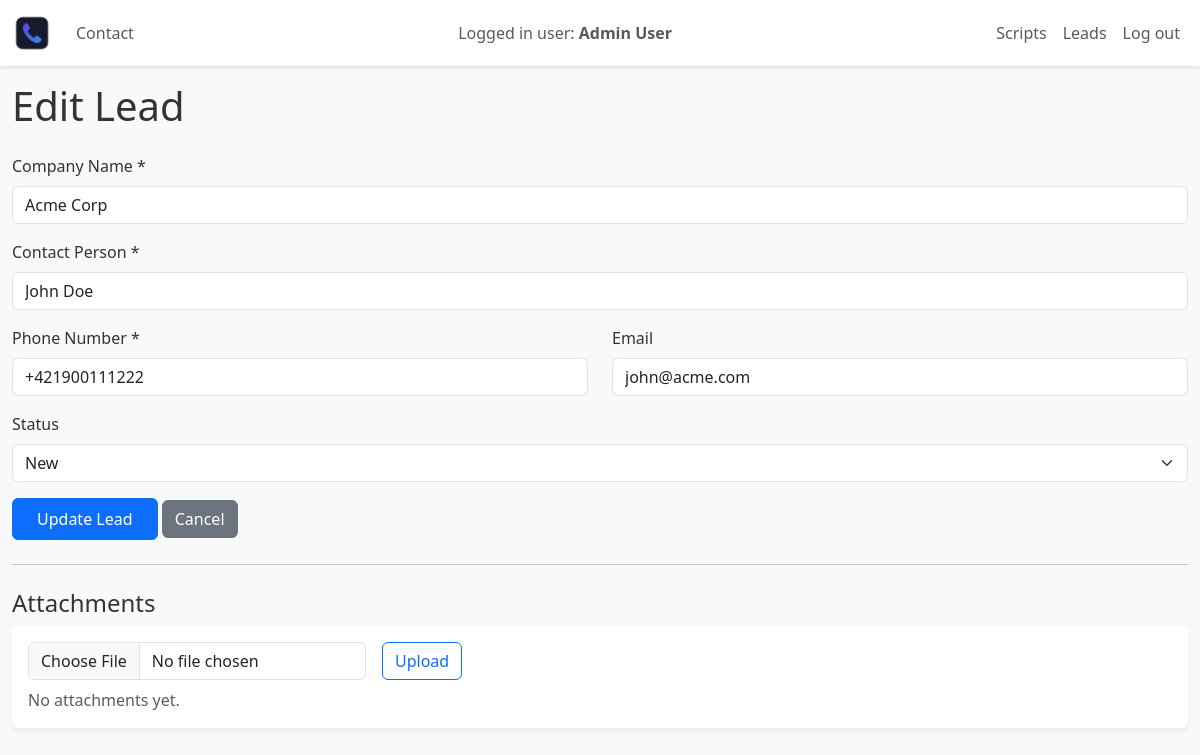
The app's page /?c=lead&a=edit&id=1 (signed in) with its own data.
### tables this page shows
CREATE TABLE `leads` (
  `id` int(11) NOT NULL AUTO_INCREMENT,
  `company` varchar(255) NOT NULL,
  `contact_name` varchar(255) NOT NULL,
  `email` varchar(255) DEFAULT NULL,
  `phone` varchar(50) NOT NULL,
  `status` enum('new','contacted','interested','closed_lost','closed_won') NOT NULL DEFAULT 'new',
  `owner_id` int(11) DEFAULT NULL,
  `created_at` datetime NOT NULL DEFAULT CURRENT_TIMESTAMP,
  `updated_at` datetime NOT NULL DEFAULT CURRENT_TIMESTAMP ON UPDATE CURRENT_TIMESTAMP,
  PRIMARY KEY (`id`),
  KEY `owner_id` (`owner_id`),
  CONSTRAINT `leads_ibfk_1` FOREIGN KEY (`owner_id`) REFERENCES `users` (`id`) ON DELETE SET NULL
);

### Framework/Http/Responses/Response.php (called while the page is built, shortened)
<?php
abstract class Response
{
    public function send(): void
    {
        $this->generate();
    }
}

### public/index.php (called while the page is built, shortened)
<?php
require __DIR__ . '/../Framework/ClassLoader.php';
try {
    $app = new App();
    $app->run();
} catch (Exception $e) {
    die('An error occurred: ' . $e->getMessage());
}

### Framework/Support/LinkGenerator.php (called while the page is built, shortened)
<?php
class LinkGenerator
{
    private Request $request;
    public function __construct(Request $request, Router $router)
    {
        $this->request = $request;
    }
    public function url(
        string|array $destination,
        array $parameters = [],
        bool $absolute = false,
        bool $appendParameters = false
    ): string {
        list($controller, $action) = explode(".", $destination);
        $args = $appendParameters ? $this->request->get() : [];
        $args = ["c" => lcfirst($controller), "a" => $action != "index" ? $action : null] + $parameters + $args;
        $basePath = $absolute ? $this->request->getBaseUrl() : "";
        return $basePath . "?" . http_build_query($args);
    }
}

### Framework/ClassLoader.php (called while the page is built, shortened)
<?php
class ClassLoader
{
    public static function Boot(): void
    {
        spl_autoload_register(function ($class_name) {
            $baseDir = realpath(dirname(__DIR__));
            $relativePath = str_replace('\\', DIRECTORY_SEPARATOR, ltrim($class_name, '\\')) . '.php';
            $file = $baseDir . DIRECTORY_SEPARATOR . $relativePath;
        });
    }
}

### Framework/Http/Request.php (called while the page is built, shortened)
<?php
class Request
{
    private array $get;
    private array $post;
    public function __construct()
    {
        $this->get = $_GET;
        $this->post = $_POST;
    }
    public function get(?string $key = null): mixed
    {
        return $key === null ? $this->get : ($this->get[$key] ?? null);
    }
    public function post(?string $key = null): mixed
    {
        return $key === null ? $this->post : ($this->post[$key] ?? null);
    }
    public function value(string $key): mixed
    {
        return $this->post($key) ?? $this->get($key);
    }
}

### App/Controllers/LeadController.php (called while the page is built, shortened)
<?php
class LeadController extends SecureController
{
    public function edit(Request $request): Response
    {
        $id = $request->value('id');
        $lead = Lead::getOne($id);
        return $this->html(compact('lead', 'attachments'));
    }
}

### Framework/Core/Model.php (called while the page is built, shortened)
<?php
abstract class Model implements \JsonSerializable
{
    protected static ?string $tableName = null;
    protected static array $columnsMap = [];
    private static array $dbColumns = [];
    private static IDbConvention $dbConventions;
    protected static function getTableName(): string
    {
        if (!empty(static::$tableName)) {
            return static::$tableName;
        }
        return self::getConventions()->getTableName(get_called_class());
    }
    protected static function getPkColumnName(): string
    {
        return self::getConventions()->getPkColumnName(get_called_class());
    }
    protected static function getColumnsMap(): array
    {
        return static::$columnsMap ?? [];
    }
    public static function getOne(mixed $id): ?static
    {
        try {
            $sql = "SELECT " . static::getDBColumnNamesList() . " FROM `" . static::getTableName() . "` WHERE `" .
                static::getPkColumnName() . "`=?";
            $stmt = Connection::getInstance()->prepare($sql);
            $stmt->setFetchMode(PDO::FETCH_CLASS | PDO::FETCH_PROPS_LATE, static::class);
            $stmt->execute([$id]);
            $model = $stmt->fetch() ?: null;
            if ($model !== null) {
                $model->_dbId = $model->getIdValue();
                $model->_resultSet = new ResultSet([$model]);
            }
            return $model;
        } catch (PDOException $exception) {
            throw new Exception('Query failed: ' . $exception->getMessage(), 0, $exception);
        }
    }
    private static function getDbColumns(): array
    {
        try {
            $sql = "DESCRIBE " . static::getTableName();
            $stmt = Connection::getInstance()->prepare($sql);
            $stmt->execute([]);
            self::$dbColumns[static::class] = array_column($stmt->fetchAll(), 'Field');
            return self::$dbColumns[static::class];
        } catch (PDOException $exception) {
            throw new Exception('Query failed: ' . $exception->getMessage(), 0, $exception);
        }
    }
    private function getIdValue(): mixed
    {
        $pk = static::getPkColumnName();
        $prop = static::toPropertyName($pk);
        return isset($this->{$prop}) ? $this->{$prop} : null;
    }
    private static function getModelProperties(): array
    {
        $reflection = new \ReflectionClass(static::class);
        $properties = [];
        foreach ($reflection->getProperties() as $property) {
            $propertyName = $property->getName();
            if ($property->isStatic()) {
                continue;
            }
            $properties[$propertyName] = true;
        }
        return $properties;
    }
    private static function getDBColumnNamesList(): string
    {
        $dbColumns = [];
        foreach (static::getDbColumns() as $columnName) {
            $propertyName = static::toPropertyName($columnName);
            if ($propertyName != $columnName) {
                $dbColumns[] = "`$columnName` AS {$propertyName}";
            } else {
                $dbColumns[] = $columnName;
            }
        }
        return implode(', ', $dbColumns);
    }
    private static function toPropertyName(string $columnName): string
    {
        $customMapping = static::getColumnsMap();
        if (isset($customMapping[$columnName])) {
            return $customMapping[$columnName];
        } else {
            return static::getConventions()->toPropertyName($columnName);
        }
    }
    private static function getConventions(): IDbConvention
    {
        if (!isset(static::$dbConventions)) {
            static::$dbConventions = new (Configuration::DB_CONVENTIONS_CLASS)();
        }
        return static::$dbConventions;
    }
}

### Framework/DB/Connection.php (called while the page is built, shortened)
<?php
class Connection
{
    private static ?Connection $instance = null;
    private PDO $db;
    public function __construct(PDO $db)
    {
        $this->db = $db;
    }
    public static function getInstance(): Connection
    {
        try {
            if (self::$instance == null) {
                $db = new PDO(
                    'mysql:dbname=' . Configuration::DB_NAME . ';host=' . Configuration::DB_HOST,
                    Configuration::DB_USER,
                    Configuration::DB_PASS
                );
                $db->setAttribute(PDO::ATTR_ERRMODE, PDO::ERRMODE_EXCEPTION);
                $db->setAttribute(PDO::ATTR_EMULATE_PREPARES, true);
                self::$instance = new self($db);
            }
            return self::$instance;
        } catch (PDOException $e) {
            throw new Exception('Connection failed: ' . $e->getMessage());
        }
    }
    public function prepare(string $sql): DebugStatement
    {
        try {
            return new DebugStatement($this->db->prepare($sql));
        } catch (PDOException $e) {
            throw new Exception('Prepare failed: ' . $e->getMessage());
        }
    }
}

### Framework/DB/DebugStatement.php (called while the page is built, shortened)
<?php
class DebugStatement
{
    private PDOStatementAlias $stmt;
    public function __construct($stmt)
    {
        $this->stmt = $stmt;
    }
    public function execute(?array $params = null): bool
    {
        $result = $this->stmt->execute($params);
        $this->stmt->debugDumpParams();
        return $result;
    }
    public function __call(string $name, array $arguments): mixed
    {
        return $this->stmt->{$name}(...$arguments);
    }
}

### Framework/DB/DefaultConventions.php (called while the page is built, shortened)
<?php
class DefaultConventions implements IDbConvention
{
    public function getPkColumnName(string $className): string
    {
        return 'id';
    }
    public function toPropertyName(string $columnName): string
    {
        return $columnName;
    }
}

### App/Models/Lead.php (called while the page is built, shortened)
<?php
class Lead extends Model
{
    public static function getStatuses(): array
    {
        return [
            self::STATUS_NEW,
            self::STATUS_CONTACTED,
            self::STATUS_INTERESTED,
            self::STATUS_CLOSED_LOST,
            self::STATUS_CLOSED_WON
        ];
    }
}

### App/Views/Lead/edit.view.php (the view, shortened to what this page needs)
<h1>Edit Lead</h1>
<form action="<?= $link->url('lead.update') ?>" method="POST" class="mt-4">
    <div class="mb-3">
        <label for="company" class="form-label">Company Name *</label>
        <input type="text" class="form-control" id="company" name="company" value="<?= htmlspecialchars($lead->company) ?>" required>
    </div>
    <div class="mb-3">
        <label for="contact_name" class="form-label">Contact Person *</label>
        <input type="text" class="form-control" id="contact_name" name="contact_name" value="<?= htmlspecialchars($lead->contact_name) ?>" required>
    </div>
    <div class="row">
        <div class="col-md-6 mb-3">
            <label for="phone" class="form-label">Phone Number *</label>
            <input type="tel" class="form-control" id="phone" name="phone" value="<?= htmlspecialchars($lead->phone) ?>" required>
        </div>
        <div class="col-md-6 mb-3">
            <label for="email" class="form-label">Email</label>
            <input type="email" class="form-control" id="email" name="email" value="<?= htmlspecialchars($lead->email ?? '') ?>">
        </div>
    </div>
    <div class="mb-3">
        <label for="status" class="form-label">Status</label>
        <select class="form-select" id="status" name="status">
            <?php foreach (Lead::getStatuses() as $status): ?>
                <option value="<?= $status ?>" <?= $lead->status === $status ? 'selected' : '' ?>>
                    <?= ucfirst(str_replace('_', ' ', $status)) ?>
                </option>
            <?php endforeach; ?>
        </select>
    </div>
    <div class="mt-3">
        <button type="submit" class="btn btn-primary">Update Lead</button>
        <a href="<?= $link->url('lead.index') ?>" class="btn btn-secondary">Cancel</a>
    </div>
</form>
<hr class="my-4">
<h4>Attachments</h4>
<div class="card mb-3">
    <div class="card-body">
        <form action="<?= $link->url('lead.upload') ?>" method="post" enctype="multipart/form-data" class="row g-3 align-items-center">
            <div class="col-auto">
                <input class="form-control" type="file" name="attachment" required>
            </div>
            <div class="col-auto">
                <button type="submit" class="btn btn-outline-primary">Upload</button>
            </div>
        </form>
        <?php if (!empty($attachments)): ?>
            <ul class="list-group mt-3">
                <?php foreach ($attachments as $att): ?>
                    <li class="list-group-item d-flex justify-content-between align-items-center">
                        <a href="<?= $link->asset('uploads/' . $att->path) ?>" target="_blank">
                            <i class="bi bi-file-earmark"></i> <?= htmlspecialchars($att->filename) ?>
                        </a>
                        <form action="<?= $link->url('lead.deleteAttachment') ?>" method="post" class="d-inline" onsubmit="return confirm('Delete file?');">
                            <input type="hidden" name="id" value="<?= $att->id ?>">
                            <?= \App\Auth\Csrf::input() ?>
                            <button type="submit" class="btn btn-sm btn-outline-danger"><i class="bi bi-trash"></i></button>
                        </form>
                    </li>
                <?php endforeach; ?>
            </ul>
        <?php else: ?>
            <p class="text-muted mt-2 mb-0">No attachments yet.</p>
        <?php endif; ?>
    </div>
</div>

### public/css/styl.css (style rules this page uses)
body { background-color: #f8f9fa; font-family: 'Segoe UI', Tahoma, Geneva, Verdana, sans-serif; color: #333; }
.card { border: none; box-shadow: 0 4px 6px rgba(0,0,0,0.05); border-radius: 8px; transition: transform 0.2s ease; }
.btn-primary { background-color: #0d6efd; border-color: #0d6efd; padding: 0.5rem 1.5rem; font-weight: 500; }

### records on screen
leads: company "Acme Corp", contact_name "John Doe", phone "+421900111222", email "john@acme.com", status "New"

### other values on screen
$user->getName() "Admin User"
